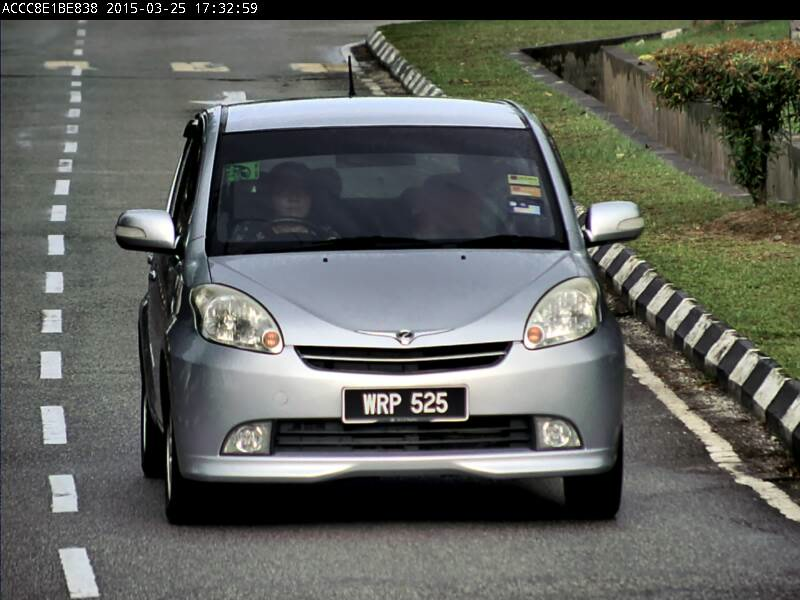
//> input picture C++/Computer Vision/Edge Detection/Edge Detection/1.jpg, 800 x 600 px
$ ./Source   (built with g++ and OpenCV 4)
//> lines starting //> are read from the running program, lines starting //| are printed output that depends on the picture
#include <iostream>

#include "highgui/highgui.hpp"
#include "core/core.hpp"
#include "opencv.hpp"

// cv::
using namespace cv;

Mat RBGtoGrey(Mat RBG);
Mat EqualizeHistogram(Mat grey);
Mat Avg_neighbour(Mat grey, int INeighbour=1);
Mat Sobel(Mat grey, int kernel_toUse = 0, int TH=50, int INeighbour=1);
Mat Laplacian(Mat grey, int TH=50, int INeighbour=1);

int main() {
	// Using the Mat datatype defined in cv
	Mat LPRImage;
	// Load an image
	LPRImage = imread("1.jpg");
//> LPRImage is the input picture: 600 rows x 800 cols, CV_8UC3; mean B, G, R 92.2, 97.2, 95
	// Change it to grey scale
	Mat greyImage = RBGtoGrey(LPRImage);
//> after the loop in RBGtoGrey, `for (int i = 0; i < RGB.rows; i++)`:
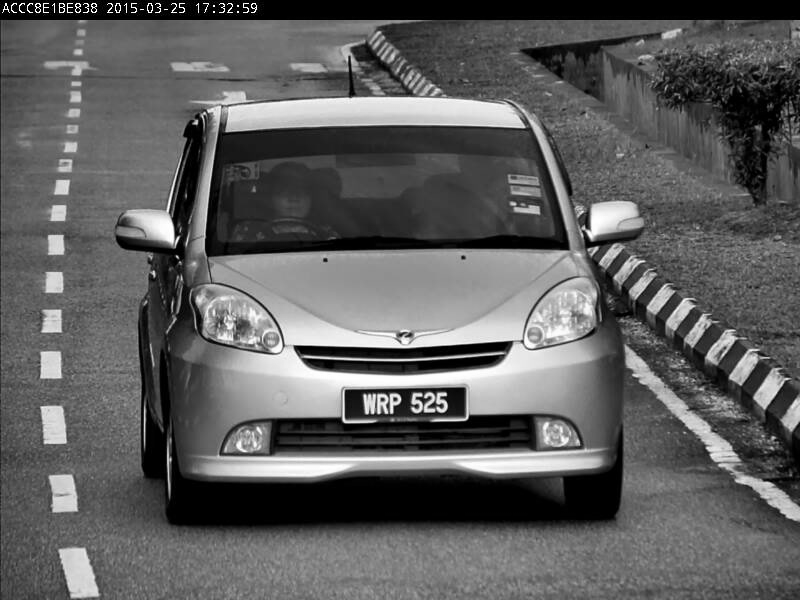
//> grey: 600 rows x 800 cols, CV_8UC1; min 0, max 255, mean 94.5
	// Equalize the image
	Mat EQImg = EqualizeHistogram(greyImage);
	// Blur the image to remove any noise
	Mat blurred = Avg_neighbour(EQImg);

	Mat Vsobel = Sobel(blurred);
	imshow("Vertical Sobel Car Image", Vsobel);
	Mat Hsobel = Sobel(blurred, 1);
	imshow("Horizontal Sobel Car Image", Hsobel);

	imshow("Laplacian Car Image", Laplacian(blurred));


	// Without this function the image will close immediately
	waitKey();
}

Mat Sobel(Mat grey, int kernel_toUse, int TH, int INeighbour)
{
	// Declare the kernels
	int Gx[3][3] = { {-1, 0, 1}, {-2, 0, 2}, {-1, 0, 1} };
	int Gy[3][3] = { {-1, -2, -1}, {0, 0, 0}, {1, 2, 1} };

	// Pick the kernel to use
	int(*kernel)[3] = (kernel_toUse == 0) ? Gx : Gy;

	Mat VS = grey.clone();
	// Excludes INeighbour borders
	for (int i = INeighbour; i < grey.rows - INeighbour; i++)
		// Excludes INeighbour borders
		for (int j = INeighbour; j < grey.cols - INeighbour; j++) {
			int value = 0;
			for (int x = -1; x < 2; x++)
				for (int y = -1; y < 2; y++)
					value += grey.at<uchar>(i + x, j + y) * kernel[x + 1][y + 1];

			VS.at<uchar>(i, j) = value > TH ? 255 : 0;
		}

	return VS;
}

Mat Laplacian(Mat grey, int TH, int INeighbour)
{
	// Declare the kernel
	int kernel[3][3] = { {0, 1, 0}, {1, -4, 1}, {0, 1, 0} };

	Mat LapImg = grey.clone();
	// Excludes INeighbour borders
	for (int i = INeighbour; i < grey.rows - INeighbour; i++)
		// Excludes INeighbour borders
		for (int j = INeighbour; j < grey.cols - INeighbour; j++) {
			int value = 0;
			for (int x = -1; x < 2; x++)
				for (int y = -1; y < 2; y++)
					value += grey.at<uchar>(i + x, j + y) * kernel[x + 1][y + 1];

			LapImg.at<uchar>(i, j) = value > TH ? 255 : 0;
		}

	return LapImg;
}

Mat Avg_neighbour(Mat grey, int INeighbour)
{
	// Create a black grey scaled image
	Mat blurred = grey.clone();

	// Excludes INeighbour borders
	for (int i = INeighbour; i < grey.rows - INeighbour; i++)
		// Excludes INeighbour borders
		for (int j = INeighbour; j < grey.cols - INeighbour; j++) {
			int total = 0;
			// Reflects the number ot divide by to get the average
			int count = 0;
			// Iterate 3 times
			for (int x = -INeighbour; x <= INeighbour; x++)
				// Iterate 3 times
				for (int y = -INeighbour; y <= INeighbour; y++) {
					count++;
					total += grey.at<uchar>(i + x, j + y);
				}

			// Set the value to average
			blurred.at<uchar>(i, j) = total / count;
		}

	return blurred;
}

Mat EqualizeHistogram(Mat grey)
{
	Mat EQ = grey.clone();

	// 1. Pixel count
	int count[256] = { 0 };
	for (int i = 0; i < grey.rows; i++)
		for (int j = 0; j < grey.cols; j++)
			count[grey.at<uchar>(i, j)]++;
//> after the loop, count = 256 values, max 29952 at index 0, min 217 at index 255, mean 1875

	// 2. Probability
	float probability[256];
	float img_size = grey.cols * grey.rows;
//> img_size = 480000
	for (int i = 0; i < 256; i++)
		probability[i] = (float)count[i] / img_size;
//> after the loop, probability = 256 values, max 0.0624 at index 0, min 0.000452 at index 255, mean 0.00391

	// 3. Accumulative probability
	float acc_probability[256];
	acc_probability[0] = probability[0];
//> acc_probability = 256 values, max 0.0624 at index 0, min 0 at index 1, mean 0.000244
	for (int i = 1; i < 256; i++)
		acc_probability[i] = probability[i] + acc_probability[i - 1];
//> after the loop, acc_probability = 256 values from 0.0624 to 1

	// 4. Evaluate the new pixel value (G - 1 = 255)
	for (int i = 0; i < EQ.rows; i++)
		for (int j = 0; j < EQ.cols; j++)
			EQ.at<uchar>(i, j) = (int)(acc_probability[grey.at<uchar>(i, j)] * 255);
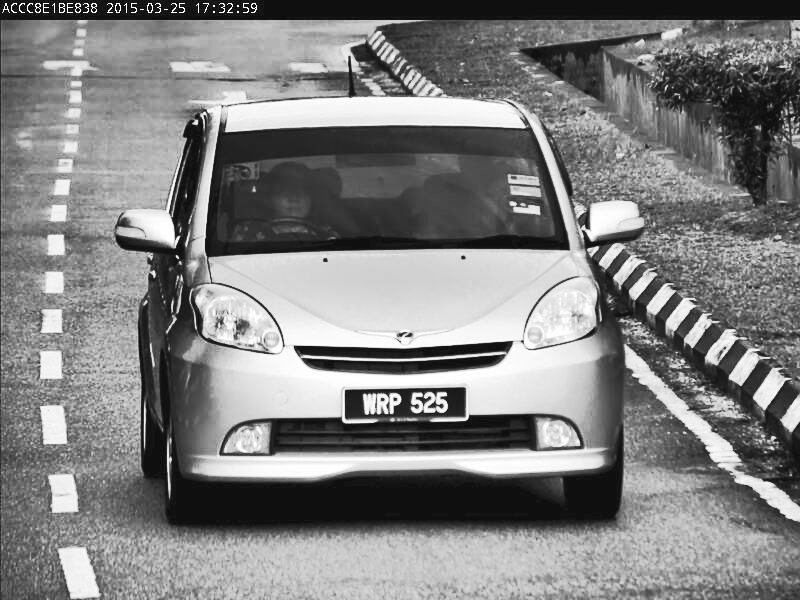
//> EQ: 600 rows x 800 cols, CV_8UC1; min 15, max 255, mean 128.2
//> after the loop in Sobel, `for (int i = INeighbour; i < grey.rows - INeighbour; i++)`:
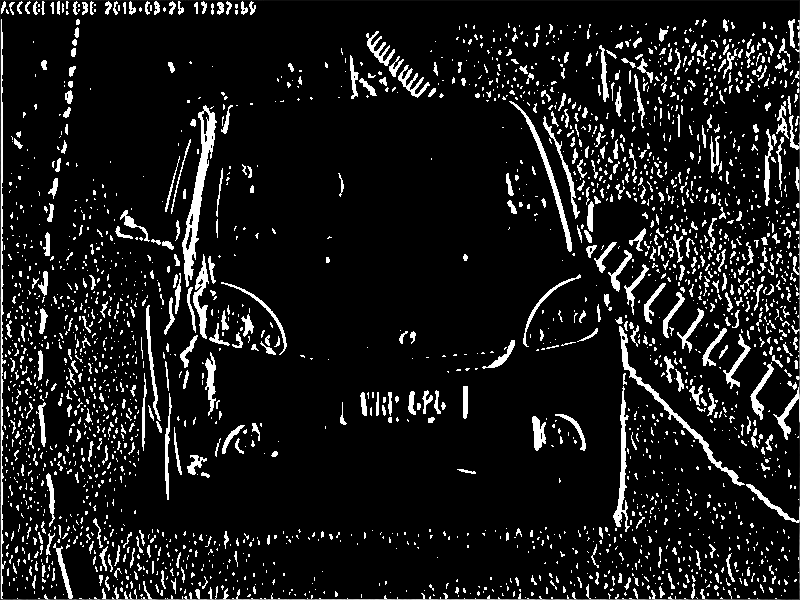
//> VS: 600 rows x 800 cols, CV_8UC1; min 0, max 255, mean 25.1
//> call 2 of Sobel, with kernel_toUse = 1, TH = 50, INeighbour = 1
//> after the loop in Sobel (call 2), `for (int i = INeighbour; i < grey.rows - INeighbour; i++)`:
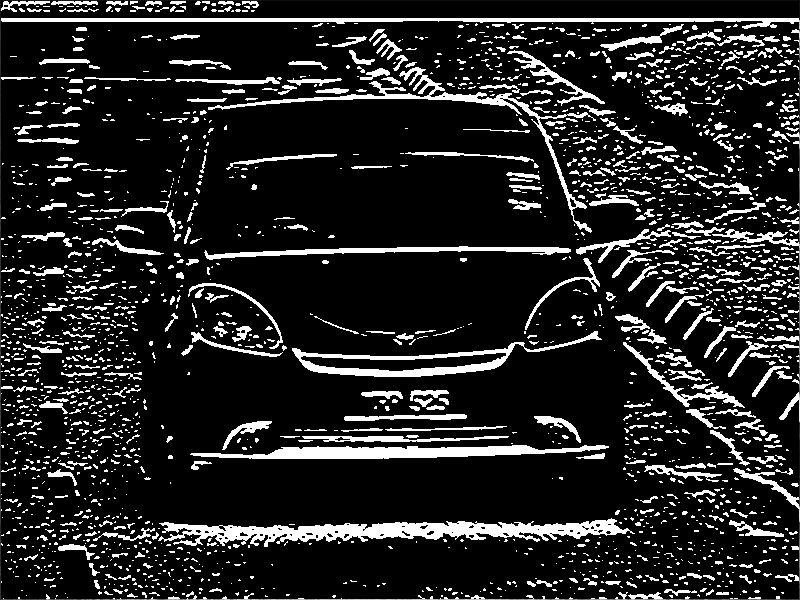
//> VS: 600 rows x 800 cols, CV_8UC1; min 0, max 255, mean 36.3
//> after the loop in Laplacian, `for (int i = INeighbour; i < grey.rows - INeighbour; i++)`:
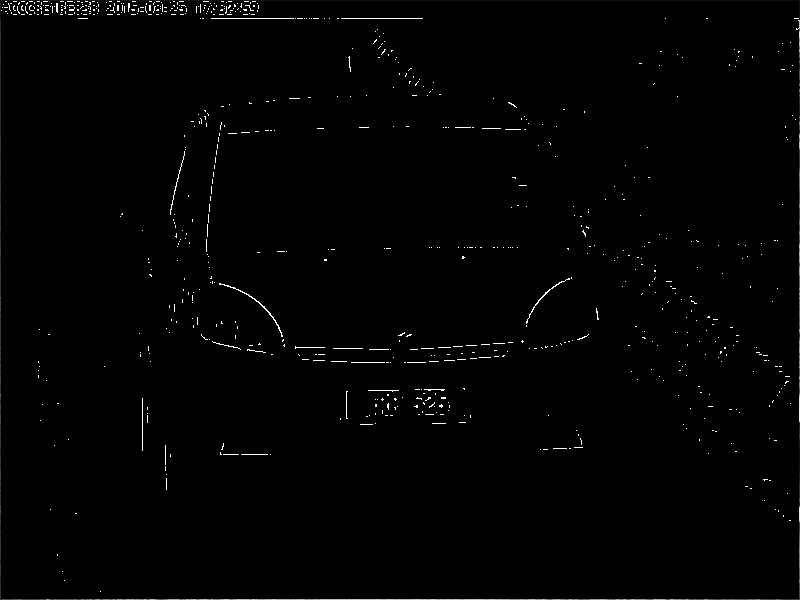
//> LapImg: 600 rows x 800 cols, CV_8UC1; min 0, max 255, mean 2.1

	return EQ;
}

Mat RBGtoGrey(Mat RGB) {
	// Create a black grey scaled image
	Mat grey = Mat::zeros(RGB.size(), CV_8UC1);

	// For each row of the image
	for (int i = 0; i < RGB.rows; i++)
		// For every three values of the coloumn
		for (int j = 0; j < RGB.cols * 3; j += 3) {
			// Average the three RGB channels
			int grey_value = (RGB.at<uchar>(i, j) + RGB.at<uchar>(i, j + 1) + RGB.at<uchar>(i, j + 2)) / 3;
			// Assign them to the respective pixel
			grey.at<uchar>(i, j / 3) = grey_value;
		}

	return grey;
}
